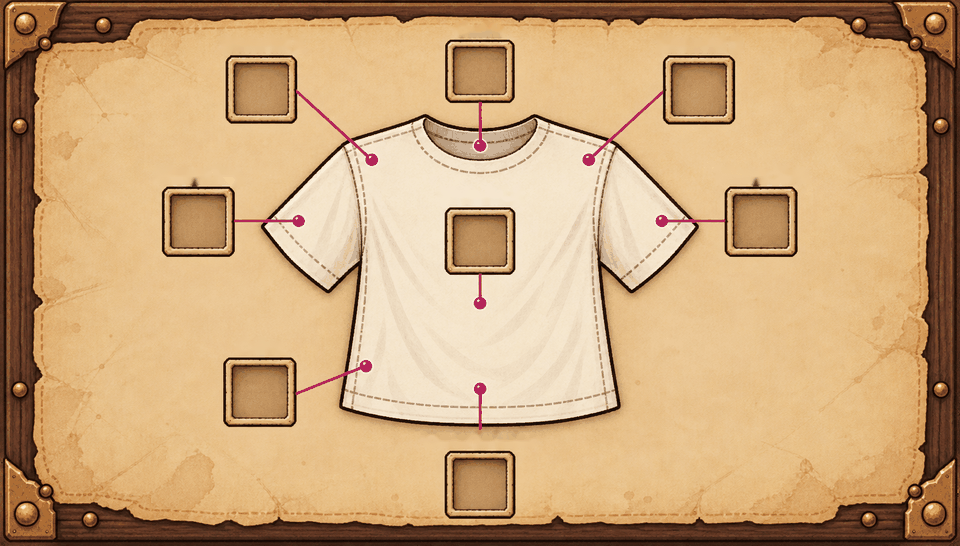
#> input picture assets_viejos/esquemas_modeladora_2026-10-07/esquema_remera.png, 960 x 546 px
$ python generar_esquemas_top.py
#> lines starting #> are read from the running program, lines starting #| are printed output that depends on the picture; after the words box and inside, x2 and y2 are one past the last pixel; in counts of white or black regions, pixels touching at a corner belong together
"""Esquema de la Modeladora del Top (remera + chaqueta fusionadas; 2026-10-07, "un solo top" + "dejemos la posibilidad de
construir asimetricamente"): parte del esquema ORIGINAL de la remera (los 8 marcos de siempre: cuello, 3 materiales,
mangas, calce y torso, guardado en assets_viejos/esquemas_modeladora_2026-10-07/) y le suma 6 marcos con su línea y su
punto fucsia: Ruedo del torso, Puño de cada manga, Frente, Capucha y Solapa.
Escribe `esquema_remera.png` e imprime los PIN_POS/PIN_BTN de los marcos nuevos para
`ModeladoScreenHandler` (origen del ítem = centro/4 - 8; la Y de PIN_POS es absoluta: +36).

Uso: python tools/generar_esquemas_top.py
"""
import os

from PIL import Image, ImageDraw, ImageFilter

RAIZ = os.path.join(os.path.dirname(__file__), "..")
GUI = os.path.join(RAIZ, "src", "main", "resources", "assets", "modamod", "textures", "gui", "container")
ESQUEMA_Y = 36
SS = 4

MARCO = (162, 187, 236, 261)   # marco de la manga izquierda de la remera
PUNTO = (298, 220)             # su punto fucsia sobre la prenda
BASE = os.path.join(RAIZ, "assets_viejos", "esquemas_modeladora_2026-10-07", "esquema_remera.png")
# (rol, lado del marco que toca la línea, centro del marco, punto sobre la prenda)
RUEDOS = [
    ("RUEDO_TORSO", "der", (700, 470), (586, 402)),
    ("PUNO_IZQ", "izq", (150, 330), (297, 258)),
    ("PUNO_DER", "der", (790, 345), (663, 258)),
]
EXTRA_CHAQUETA = [
    ("FRENTE", "der", (860, 130), (540, 210)),
    ("CAPUCHA", "izq", (100, 130), (440, 135)),
    # Solapa (2026-10-07, "traje separado... varios tipos de solapa"): abajo a la izquierda, apunta al pecho.
    ("SOLAPA", "izq", (110, 445), (420, 212)),
]


def linea(base, desde, hasta, color):
    capa = Image.new("RGBA", (base.width * SS, base.height * SS), (0, 0, 0, 0))
    d = ImageDraw.Draw(capa)
    d.line([(desde[0] * SS, desde[1] * SS), (hasta[0] * SS, hasta[1] * SS)], fill=color + (255,), width=3 * SS)
    capa = capa.resize(base.size, Image.LANCZOS)
    base.alpha_composite(capa)


def agregar(im, marco, punto, mascara, color, nuevos):
    salida = []
    for rol, lado, centro, objetivo in nuevos:
        x0, y0 = centro[0] - marco.width // 2, centro[1] - marco.height // 2
        im.paste(marco, (x0, y0))
        borde = (x0 + marco.width, centro[1]) if lado == "izq" else (x0, centro[1])
        linea(im, borde, objetivo, color)
        im.paste(punto, (objetivo[0] - 12, objetivo[1] - 12), mascara)
        salida.append((rol, round(centro[0] / 4 - 8), round(centro[1] / 4 - 8) + ESQUEMA_Y))
    return salida


def guardar(im, nombre, salida):
    destino = os.path.join(GUI, nombre)
    im.convert("RGB").quantize(colors=256, method=Image.MEDIANCUT).save(destino, optimize=True)
    print(nombre)
    print("  PIN_POS ", ", ".join(f"{{{x}, {y}}}" for _, x, y in salida), "# " + " ".join(r for r, _, _ in salida))
    print("  PIN_BTN ", ", ".join(f"{{{x + 17}, {y - 1}}}" for _, x, y in salida))


def main():
    original = Image.open(BASE).convert("RGBA")
    marco = original.crop(MARCO)
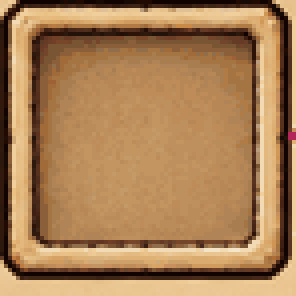
#> marco: PIL image 74x74 RGBA (shown 4 times larger); mean R, G, B, A 168.2, 127.4, 84.5, 255
    px0, py0 = PUNTO
    punto = original.crop((px0 - 12, py0 - 12, px0 + 12, py0 + 12))
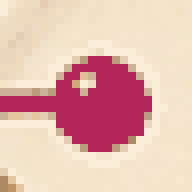
#> punto: PIL image 24x24 RGBA (shown 8 times larger); mean R, G, B, A 228.6, 186.6, 176.8, 255
    color = original.getpixel(PUNTO)[:3]
#> color = (180, 37, 89)
    mascara = Image.new("L", punto.size, 0)
#> mascara: PIL image 24x24 L; every value is 0
    pp, mp = punto.load(), mascara.load()
    for yy in range(punto.height):
        for xx in range(punto.width):
            r, g, b, _ = pp[xx, yy]
            if (r - g > 55) or (r > 215 and g > 200 and b > 190 and (xx - 12) ** 2 + (yy - 12) ** 2 < 49):
                mp[xx, yy] = 255
    mascara = mascara.filter(ImageFilter.MaxFilter(3))
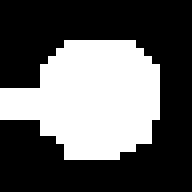
#> mascara: PIL image 24x24 L (shown 8 times larger); 37.2% white; 1 white region, box (x1, y1, x2, y2) and area: (0, 5, 20, 20) 214

    remera = original.copy()
    salida = agregar(remera, marco, punto, mascara, color, RUEDOS + EXTRA_CHAQUETA)
#> the loop in agregar, `for rol, lado, centro, objetivo in nuevos:` made 6 passes
#> pass 1, in linea, `capa = capa.resize(base.size, Image.LANCZOS)`:
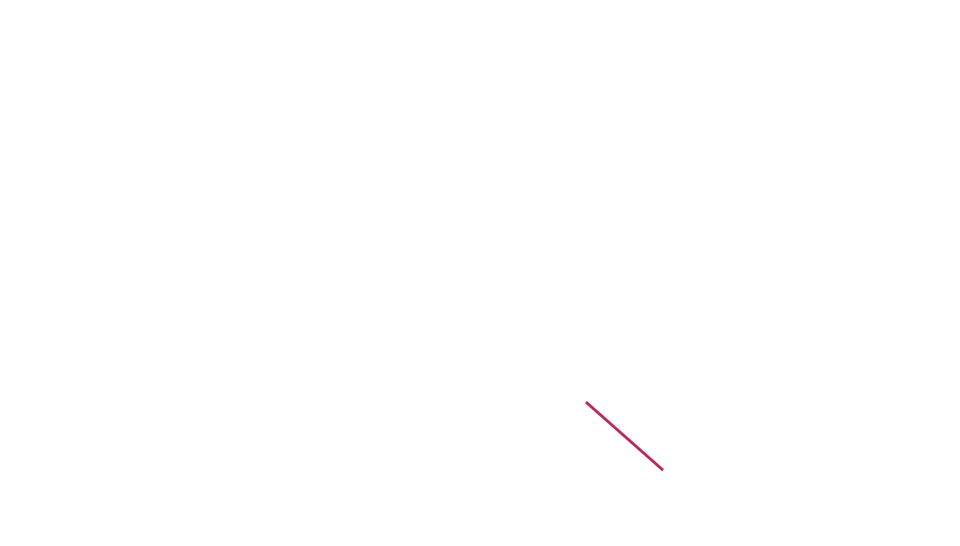
#> capa: PIL image 960x546 RGBA; mean R, G, B, A 0.2, 0, 0.1, 0.1; transparent parts drawn white
#> after the loop in agregar, `for rol, lado, centro, objetivo in nuevos:`:
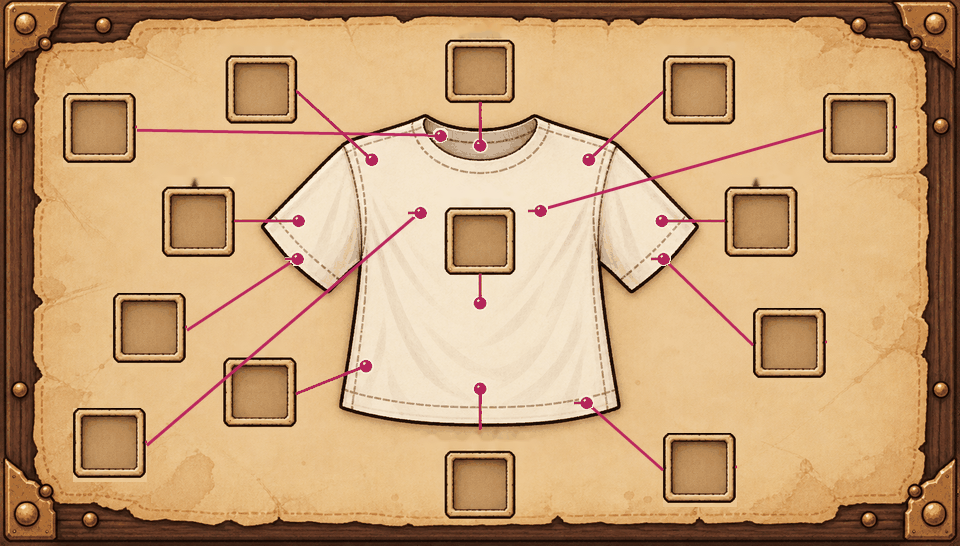
#> im: PIL image 960x546 RGBA; mean R, G, B, A 197.3, 159, 116.7, 255
#> after the loop in agregar, `for rol, lado, centro, objetivo in nuevos:`: salida = [('RUEDO_TORSO', 167, 146), ('PUNO_IZQ', 30, 110), ('PUNO_DER', 190, 114), ('FRENTE', 207, 60), ('CAPUCHA', 17, 60), ('SOLAPA', 20, 139)]
    guardar(remera, "esquema_remera.png", salida)
#|   PIN_POS  {167, 146}, {30, 110}, {190, 114}, {207, 60}, {17, 60}, {20, 139} # RUEDO_TORSO PUNO_IZQ PUNO_DER FRENTE CAPUCHA SOLAPA
#|   PIN_BTN  {184, 145}, {47, 109}, {207, 113}, {224, 59}, {34, 59}, {37, 138}


if __name__ == "__main__":
    main()

$ run again, with assets_viejos/esquemas_2026-10-04/esquema_calientabrazos.png copied over assets_viejos/esquemas_modeladora_2026-10-07/esquema_remera.png
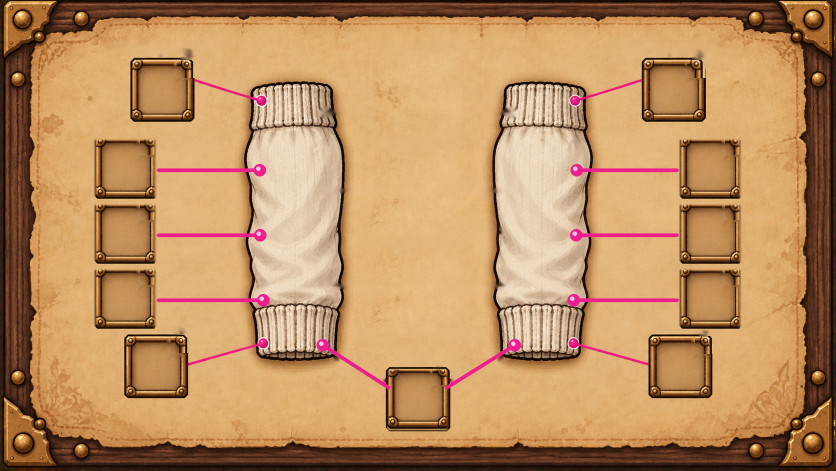
#> input picture assets_viejos/esquemas_2026-10-04/esquema_calientabrazos.png, 1672 x 941 px (shown at 1/2 size)
#> in main, `punto = original.crop((px0 - 12, py0 - 12, px0 + 12, py0 + 12))`:
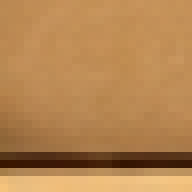
#> punto: PIL image 24x24 RGBA (shown 8 times larger); mean R, G, B, A 181.3, 133.1, 81, 255
#> color = (182, 133, 77)
#> mascara: PIL image 24x24 L; every value is 0
#> after the loop in agregar, `for rol, lado, centro, objetivo in nuevos:`: salida = [('RUEDO_TORSO', 167, 146), ('PUNO_IZQ', 30, 110), ('PUNO_DER', 190, 114), ('FRENTE', 207, 60), ('CAPUCHA', 17, 60), ('SOLAPA', 20, 139)]
#> in guardar, `im.convert("RGB").quantize(colors=256, method=Image.MEDIANCUT).save(de..`:
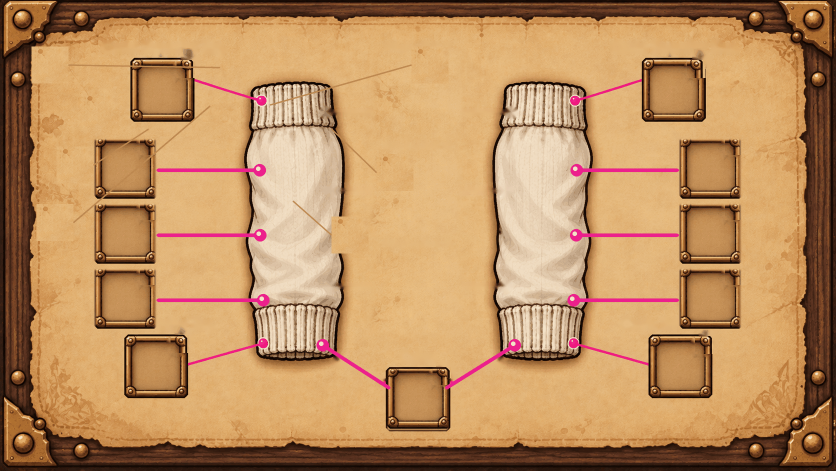
#> saved as esquema_remera.png: PIL image 1672x941 P (shown at 1/2 size); mean R, G, B 188, 142.7, 95.7
#|   PIN_POS  {167, 146}, {30, 110}, {190, 114}, {207, 60}, {17, 60}, {20, 139} # RUEDO_TORSO PUNO_IZQ PUNO_DER FRENTE CAPUCHA SOLAPA
#|   PIN_BTN  {184, 145}, {47, 109}, {207, 113}, {224, 59}, {34, 59}, {37, 138}

$ run again, with assets_viejos/esquemas_2026-10-04/esquema_capa.png copied over assets_viejos/esquemas_modeladora_2026-10-07/esquema_remera.png
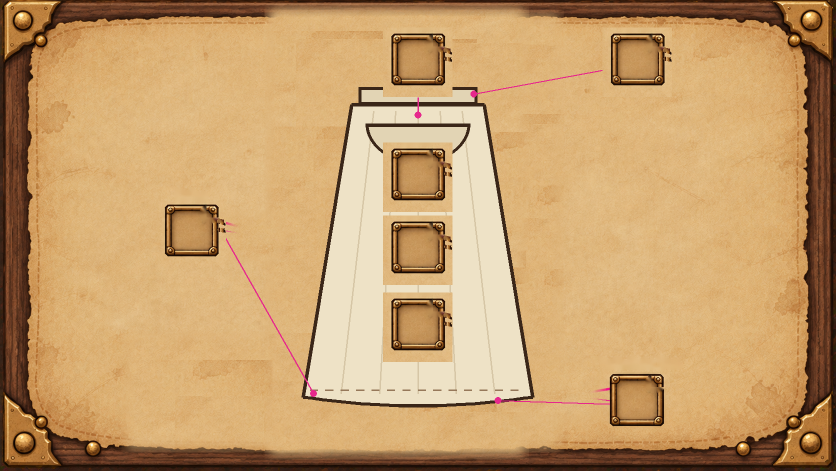
#> input picture assets_viejos/esquemas_2026-10-04/esquema_capa.png, 1672 x 941 px (shown at 1/2 size)
#> in main, `marco = original.crop(MARCO)`:
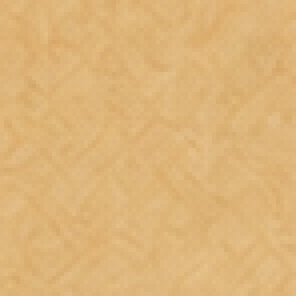
#> marco: PIL image 74x74 RGBA (shown 4 times larger); mean R, G, B, A 221.8, 180.9, 121.7, 255
#> color = (226, 188, 132)
#> mascara: PIL image 24x24 L; every value is 0
#> after the loop in agregar, `for rol, lado, centro, objetivo in nuevos:`: salida = [('RUEDO_TORSO', 167, 146), ('PUNO_IZQ', 30, 110), ('PUNO_DER', 190, 114), ('FRENTE', 207, 60), ('CAPUCHA', 17, 60), ('SOLAPA', 20, 139)]
#> in guardar, `im.convert("RGB").quantize(colors=256, method=Image.MEDIANCUT).save(de..`:
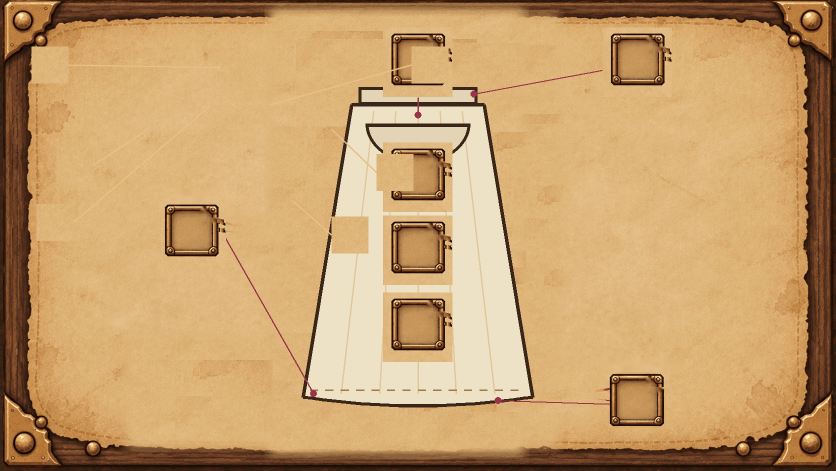
#> saved as esquema_remera.png: PIL image 1672x941 P (shown at 1/2 size); mean R, G, B 197.9, 158.5, 108.3
#|   PIN_POS  {167, 146}, {30, 110}, {190, 114}, {207, 60}, {17, 60}, {20, 139} # RUEDO_TORSO PUNO_IZQ PUNO_DER FRENTE CAPUCHA SOLAPA
#|   PIN_BTN  {184, 145}, {47, 109}, {207, 113}, {224, 59}, {34, 59}, {37, 138}
